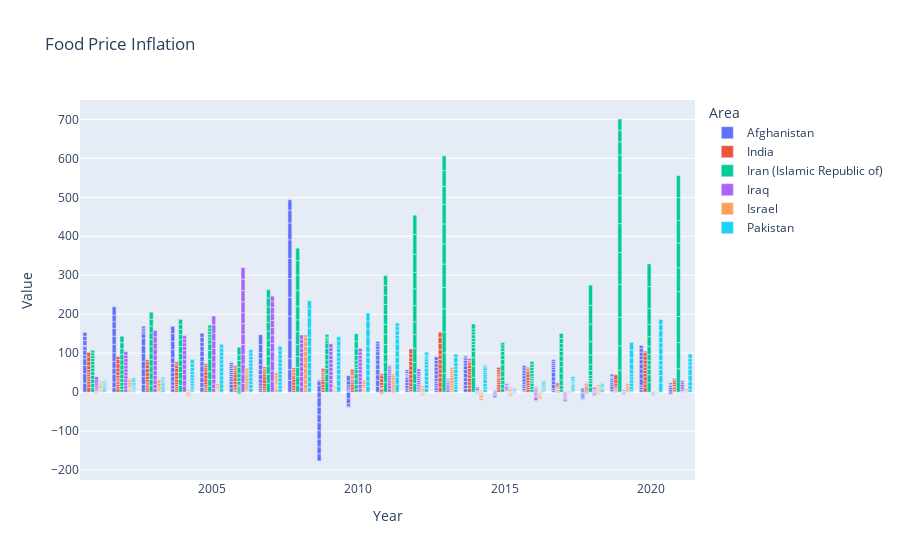

The cell this chart's notebook holds for it:
### Code cell
import plotly.express as px
df = food
fig = px.bar(df, x="Year", y="Value", color="Area", barmode="group", title= 'Food Price Inflation')
fig.show()

### Figure 1 — Plotly figure (JSON) as saved in the notebook; plotly's stock layout.template omitted (floating-point values rounded to 4 significant figures; data arrays with more than 128 entries replaced by an {"elided": "..."} marker saying what was removed)
{"data": [{"alignmentgroup": "True", "hovertemplate": "Area=Afghanistan<br>Year=%{x}<br>Value=%{y}<extra></extra>", "legendgroup": "Afghanistan", "marker": {"color": "#636efa", "pattern": {"shape": ""}}, "name": "Afghanistan", "offsetgroup": "Afghanistan", "orientation": "v", "showlegend": true, "textposition": "auto", "type": "bar", "x": {"elided": "249 int values"}, "xaxis": "x", "y": {"elided": "249 float values"}, "yaxis": "y"}, {"alignmentgroup": "True", "hovertemplate": "Area=India<br>Year=%{x}<br>Value=%{y}<extra></extra>", "legendgroup": "India", "marker": {"color": "#EF553B", "pattern": {"shape": ""}}, "name": "India", "offsetgroup": "India", "orientation": "v", "showlegend": true, "textposition": "auto", "type": "bar", "x": {"elided": "249 int values"}, "xaxis": "x", "y": {"elided": "249 float values"}, "yaxis": "y"}, {"alignmentgroup": "True", "hovertemplate": "Area=Iran (Islamic Republic of)<br>Year=%{x}<br>Value=%{y}<extra></extra>", "legendgroup": "Iran (Islamic Republic of)", "marker": {"color": "#00cc96", "pattern": {"shape": ""}}, "name": "Iran (Islamic Republic of)", "offsetgroup": "Iran (Islamic Republic of)", "orientation": "v", "showlegend": true, "textposition": "auto", "type": "bar", "x": {"elided": "249 int values"}, "xaxis": "x", "y": {"elided": "249 float values"}, "yaxis": "y"}, {"alignmentgroup": "True", "hovertemplate": "Area=Iraq<br>Year=%{x}<br>Value=%{y}<extra></extra>", "legendgroup": "Iraq", "marker": {"color": "#ab63fa", "pattern": {"shape": ""}}, "name": "Iraq", "offsetgroup": "Iraq", "orientation": "v", "showlegend": true, "textposition": "auto", "type": "bar", "x": {"elided": "249 int values"}, "xaxis": "x", "y": {"elided": "249 float values"}, "yaxis": "y"}, {"alignmentgroup": "True", "hovertemplate": "Area=Israel<br>Year=%{x}<br>Value=%{y}<extra></extra>", "legendgroup": "Israel", "marker": {"color": "#FFA15A", "pattern": {"shape": ""}}, "name": "Israel", "offsetgroup": "Israel", "orientation": "v", "showlegend": true, "textposition": "auto", "type": "bar", "x": {"elided": "249 int values"}, "xaxis": "x", "y": {"elided": "249 float values"}, "yaxis": "y"}, {"alignmentgroup": "True", "hovertemplate": "Area=Pakistan<br>Year=%{x}<br>Value=%{y}<extra></extra>", "legendgroup": "Pakistan", "marker": {"color": "#19d3f3", "pattern": {"shape": ""}}, "name": "Pakistan", "offsetgroup": "Pakistan", "orientation": "v", "showlegend": true, "textposition": "auto", "type": "bar", "x": {"elided": "249 int values"}, "xaxis": "x", "y": {"elided": "249 float values"}, "yaxis": "y"}], "layout": {"barmode": "group", "legend": {"title": {"text": "Area"}, "tracegroupgap": 0}, "title": {"text": "Food Price Inflation"}, "xaxis": {"anchor": "y", "domain": [0, 1], "title": {"text": "Year"}}, "yaxis": {"anchor": "x", "domain": [0, 1], "title": {"text": "Value"}}}}
